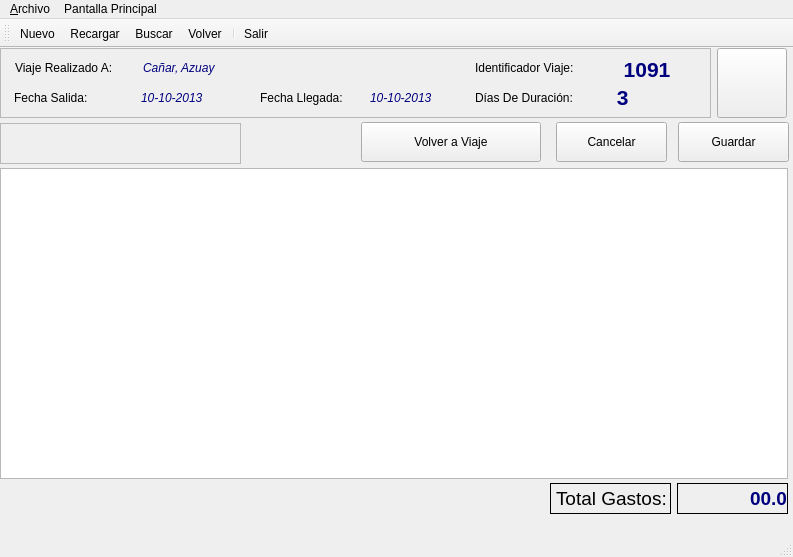
<?xml version="1.0" encoding="UTF-8"?>
<ui version="4.0">
 <class>frmGastosViaje</class>
 <widget class="QMainWindow" name="frmGastosViaje">
  <property name="geometry">
   <rect>
    <x>0</x>
    <y>0</y>
    <width>793</width>
    <height>557</height>
   </rect>
  </property>
  <property name="acceptDrops">
   <bool>true</bool>
  </property>
  <property name="windowTitle">
   <string>Detalle De Gastos de Viajes</string>
  </property>
  <property name="windowIcon">
   <iconset resource="polaris.qrc">
    <normaloff>:/Icons/icons/gear.png</normaloff>:/Icons/icons/gear.png</iconset>
  </property>
  <property name="documentMode">
   <bool>false</bool>
  </property>
  <property name="tabShape">
   <enum>QTabWidget::Rounded</enum>
  </property>
  <widget class="QWidget" name="centralwidget">
   <widget class="QFrame" name="frame">
    <property name="geometry">
     <rect>
      <x>0</x>
      <y>0</y>
      <width>711</width>
      <height>70</height>
     </rect>
    </property>
    <property name="frameShape">
     <enum>QFrame::StyledPanel</enum>
    </property>
    <property name="frameShadow">
     <enum>QFrame::Raised</enum>
    </property>
    <widget class="QLabel" name="lbl_id_viajea">
     <property name="geometry">
      <rect>
       <x>475</x>
       <y>10</y>
       <width>141</width>
       <height>20</height>
      </rect>
     </property>
     <property name="text">
      <string>Identificador Viaje:</string>
     </property>
    </widget>
    <widget class="QLabel" name="lbl_id_viajeb">
     <property name="geometry">
      <rect>
       <x>607</x>
       <y>6</y>
       <width>80</width>
       <height>31</height>
      </rect>
     </property>
     <property name="toolTip">
      <string>Identificador del Viaje</string>
     </property>
     <property name="frameShadow">
      <enum>QFrame::Plain</enum>
     </property>
     <property name="lineWidth">
      <number>0</number>
     </property>
     <property name="text">
      <string>&lt;html&gt;&lt;head/&gt;&lt;body&gt;&lt;p align=&quot;center&quot;&gt;&lt;span style=&quot; font-size:16pt; font-weight:600; color:#00007f;&quot;&gt;1091&lt;/span&gt;&lt;/p&gt;&lt;/body&gt;&lt;/html&gt;</string>
     </property>
     <property name="scaledContents">
      <bool>true</bool>
     </property>
     <property name="wordWrap">
      <bool>true</bool>
     </property>
    </widget>
    <widget class="QLabel" name="lbl_mantenimiento_realizado1">
     <property name="geometry">
      <rect>
       <x>15</x>
       <y>10</y>
       <width>131</width>
       <height>20</height>
      </rect>
     </property>
     <property name="text">
      <string>Viaje Realizado A:</string>
     </property>
    </widget>
    <widget class="QLabel" name="lbl_mantenimiento_realizadob">
     <property name="geometry">
      <rect>
       <x>143</x>
       <y>10</y>
       <width>320</width>
       <height>20</height>
      </rect>
     </property>
     <property name="toolTip">
      <string>Lugares en lo que se realizó mantenimientos</string>
     </property>
     <property name="text">
      <string>&lt;html&gt;&lt;head/&gt;&lt;body&gt;&lt;p&gt;&lt;span style=&quot; font-style:italic; color:#00007f;&quot;&gt;Cañar, Azuay&lt;/span&gt;&lt;/p&gt;&lt;/body&gt;&lt;/html&gt;</string>
     </property>
    </widget>
    <widget class="QLabel" name="lbl_fecha_salidab">
     <property name="geometry">
      <rect>
       <x>141</x>
       <y>40</y>
       <width>81</width>
       <height>20</height>
      </rect>
     </property>
     <property name="toolTip">
      <string>Fecha de inicio de viaje</string>
     </property>
     <property name="text">
      <string>&lt;html&gt;&lt;head/&gt;&lt;body&gt;&lt;p&gt;&lt;span style=&quot; font-style:italic; color:#00007f;&quot;&gt;10-10-2013&lt;/span&gt;&lt;/p&gt;&lt;/body&gt;&lt;/html&gt;</string>
     </property>
    </widget>
    <widget class="QLabel" name="lbl_fecha_salidaa">
     <property name="geometry">
      <rect>
       <x>14</x>
       <y>40</y>
       <width>91</width>
       <height>20</height>
      </rect>
     </property>
     <property name="text">
      <string>Fecha Salida:</string>
     </property>
    </widget>
    <widget class="QLabel" name="lbl_fecha_llegadaa">
     <property name="geometry">
      <rect>
       <x>260</x>
       <y>40</y>
       <width>101</width>
       <height>20</height>
      </rect>
     </property>
     <property name="text">
      <string>Fecha Llegada:</string>
     </property>
    </widget>
    <widget class="QLabel" name="lbl_fecha_llegadab">
     <property name="geometry">
      <rect>
       <x>370</x>
       <y>40</y>
       <width>81</width>
       <height>20</height>
      </rect>
     </property>
     <property name="toolTip">
      <string>FEcha de fin del viaje</string>
     </property>
     <property name="text">
      <string>&lt;html&gt;&lt;head/&gt;&lt;body&gt;&lt;p&gt;&lt;span style=&quot; font-style:italic; color:#00007f;&quot;&gt;10-10-2013&lt;/span&gt;&lt;/p&gt;&lt;/body&gt;&lt;/html&gt;</string>
     </property>
    </widget>
    <widget class="QLabel" name="lbl_dias_duraciona">
     <property name="geometry">
      <rect>
       <x>475</x>
       <y>40</y>
       <width>121</width>
       <height>20</height>
      </rect>
     </property>
     <property name="text">
      <string>Días De Duración:</string>
     </property>
    </widget>
    <widget class="QLabel" name="lbl_dias_duracionb">
     <property name="geometry">
      <rect>
       <x>598</x>
       <y>34</y>
       <width>55</width>
       <height>31</height>
      </rect>
     </property>
     <property name="toolTip">
      <string>Días que duró el viaje</string>
     </property>
     <property name="text">
      <string>&lt;html&gt;&lt;head/&gt;&lt;body&gt;&lt;p align=&quot;center&quot;&gt;&lt;span style=&quot; font-size:16pt; font-weight:600; color:#00007f;&quot;&gt;3
&lt;/span&gt;&lt;/p&gt;&lt;/body&gt;&lt;/html&gt;</string>
     </property>
    </widget>
   </widget>
   <widget class="QPushButton" name="btn_home">
    <property name="geometry">
     <rect>
      <x>717</x>
      <y>0</y>
      <width>70</width>
      <height>70</height>
     </rect>
    </property>
    <property name="toolTip">
     <string>Regreasar al Panel de Control</string>
    </property>
    <property name="text">
     <string/>
    </property>
    <property name="icon">
     <iconset>
      <normalon>:/Icons/icons/folder_home2.png</normalon>
     </iconset>
    </property>
    <property name="iconSize">
     <size>
      <width>56</width>
      <height>56</height>
     </size>
    </property>
   </widget>
   <widget class="QFrame" name="frame_2">
    <property name="geometry">
     <rect>
      <x>0</x>
      <y>75</y>
      <width>241</width>
      <height>41</height>
     </rect>
    </property>
    <property name="frameShape">
     <enum>QFrame::StyledPanel</enum>
    </property>
    <property name="frameShadow">
     <enum>QFrame::Raised</enum>
    </property>
    <widget class="QPushButton" name="btn_ultimo">
     <property name="geometry">
      <rect>
       <x>200</x>
       <y>0</y>
       <width>41</width>
       <height>41</height>
      </rect>
     </property>
     <property name="toolTip">
      <string>Último Registro</string>
     </property>
     <property name="text">
      <string/>
     </property>
     <property name="icon">
      <iconset>
       <normalon>:/Icons/icons/finish.png</normalon>
      </iconset>
     </property>
     <property name="iconSize">
      <size>
       <width>32</width>
       <height>32</height>
      </size>
     </property>
     <property name="autoDefault">
      <bool>false</bool>
     </property>
     <property name="default">
      <bool>false</bool>
     </property>
     <property name="flat">
      <bool>true</bool>
     </property>
    </widget>
    <widget class="QPushButton" name="btn_recargar">
     <property name="geometry">
      <rect>
       <x>110</x>
       <y>0</y>
       <width>41</width>
       <height>41</height>
      </rect>
     </property>
     <property name="toolTip">
      <string>Recargar</string>
     </property>
     <property name="text">
      <string/>
     </property>
     <property name="icon">
      <iconset>
       <normalon>:/Icons/icons/reload.png</normalon>
      </iconset>
     </property>
     <property name="iconSize">
      <size>
       <width>40</width>
       <height>40</height>
      </size>
     </property>
     <property name="autoDefault">
      <bool>false</bool>
     </property>
     <property name="default">
      <bool>false</bool>
     </property>
     <property name="flat">
      <bool>true</bool>
     </property>
    </widget>
    <widget class="QPushButton" name="btn_primero">
     <property name="geometry">
      <rect>
       <x>10</x>
       <y>0</y>
       <width>41</width>
       <height>41</height>
      </rect>
     </property>
     <property name="toolTip">
      <string comment="Primer Registro">&lt;html&gt;&lt;head/&gt;&lt;body&gt;&lt;p&gt;Primer Registro&lt;/p&gt;&lt;/body&gt;&lt;/html&gt;</string>
     </property>
     <property name="text">
      <string/>
     </property>
     <property name="icon">
      <iconset>
       <normalon>:/Icons/icons/start.png</normalon>
      </iconset>
     </property>
     <property name="iconSize">
      <size>
       <width>32</width>
       <height>32</height>
      </size>
     </property>
     <property name="autoDefault">
      <bool>false</bool>
     </property>
     <property name="default">
      <bool>false</bool>
     </property>
     <property name="flat">
      <bool>true</bool>
     </property>
    </widget>
    <widget class="QPushButton" name="btn_siguiente">
     <property name="geometry">
      <rect>
       <x>150</x>
       <y>0</y>
       <width>41</width>
       <height>41</height>
      </rect>
     </property>
     <property name="toolTip">
      <string>&lt;html&gt;&lt;head/&gt;&lt;body&gt;&lt;p&gt;Siguiente Registro&lt;/p&gt;&lt;/body&gt;&lt;/html&gt;</string>
     </property>
     <property name="text">
      <string/>
     </property>
     <property name="icon">
      <iconset>
       <normalon>:/Icons/icons/forward.png</normalon>
      </iconset>
     </property>
     <property name="iconSize">
      <size>
       <width>32</width>
       <height>32</height>
      </size>
     </property>
     <property name="autoDefault">
      <bool>false</bool>
     </property>
     <property name="default">
      <bool>false</bool>
     </property>
     <property name="flat">
      <bool>true</bool>
     </property>
    </widget>
    <widget class="QPushButton" name="btn_anterior">
     <property name="geometry">
      <rect>
       <x>60</x>
       <y>0</y>
       <width>41</width>
       <height>41</height>
      </rect>
     </property>
     <property name="toolTip">
      <string>&lt;html&gt;&lt;head/&gt;&lt;body&gt;&lt;p&gt;Registro Anterior&lt;/p&gt;&lt;/body&gt;&lt;/html&gt;</string>
     </property>
     <property name="text">
      <string/>
     </property>
     <property name="icon">
      <iconset>
       <normalon>:/Icons/icons/previous.png</normalon>
      </iconset>
     </property>
     <property name="iconSize">
      <size>
       <width>32</width>
       <height>32</height>
      </size>
     </property>
     <property name="autoDefault">
      <bool>false</bool>
     </property>
     <property name="default">
      <bool>false</bool>
     </property>
     <property name="flat">
      <bool>true</bool>
     </property>
    </widget>
    <zorder>btn_recargar</zorder>
    <zorder>btn_primero</zorder>
    <zorder>btn_siguiente</zorder>
    <zorder>btn_ultimo</zorder>
    <zorder>btn_anterior</zorder>
   </widget>
   <widget class="QTableWidget" name="tbl_detalle_gastos">
    <property name="geometry">
     <rect>
      <x>0</x>
      <y>120</y>
      <width>788</width>
      <height>311</height>
     </rect>
    </property>
    <property name="toolTip">
     <string>Resultados Búsqueda</string>
    </property>
    <property name="dragEnabled">
     <bool>true</bool>
    </property>
    <property name="dragDropMode">
     <enum>QAbstractItemView::NoDragDrop</enum>
    </property>
   </widget>
   <widget class="QPushButton" name="btn_guardar">
    <property name="geometry">
     <rect>
      <x>678</x>
      <y>74</y>
      <width>111</width>
      <height>40</height>
     </rect>
    </property>
    <property name="toolTip">
     <string>Guardar</string>
    </property>
    <property name="text">
     <string>Guardar</string>
    </property>
    <property name="icon">
     <iconset resource="polaris.qrc">
      <normaloff>:/Icons/icons/filesave.png</normaloff>:/Icons/icons/filesave.png</iconset>
    </property>
   </widget>
   <widget class="QPushButton" name="btn_cancelar">
    <property name="geometry">
     <rect>
      <x>556</x>
      <y>74</y>
      <width>111</width>
      <height>40</height>
     </rect>
    </property>
    <property name="toolTip">
     <string>Cancelar</string>
    </property>
    <property name="text">
     <string>Cancelar</string>
    </property>
    <property name="icon">
     <iconset>
      <normaloff>:/Icons/icons/button_cancel.png</normaloff>
      <normalon>:/Icons/icons/mail_delete.png</normalon>:/Icons/icons/button_cancel.png</iconset>
    </property>
   </widget>
   <widget class="QPushButton" name="btn_volver_viaje">
    <property name="geometry">
     <rect>
      <x>361</x>
      <y>74</y>
      <width>180</width>
      <height>40</height>
     </rect>
    </property>
    <property name="toolTip">
     <string>Volver a la ventana de viajes</string>
    </property>
    <property name="text">
     <string>Volver a Viaje</string>
    </property>
    <property name="icon">
     <iconset resource="polaris.qrc">
      <normaloff>:/Icons/icons/undo.png</normaloff>:/Icons/icons/undo.png</iconset>
    </property>
    <property name="iconSize">
     <size>
      <width>20</width>
      <height>20</height>
     </size>
    </property>
   </widget>
   <widget class="QLabel" name="lbl_total_gastoasa">
    <property name="geometry">
     <rect>
      <x>550</x>
      <y>435</y>
      <width>121</width>
      <height>31</height>
     </rect>
    </property>
    <property name="font">
     <font>
      <pointsize>14</pointsize>
      <weight>50</weight>
      <bold>false</bold>
     </font>
    </property>
    <property name="frameShape">
     <enum>QFrame::Box</enum>
    </property>
    <property name="frameShadow">
     <enum>QFrame::Plain</enum>
    </property>
    <property name="lineWidth">
     <number>1</number>
    </property>
    <property name="midLineWidth">
     <number>0</number>
    </property>
    <property name="text">
     <string>Total Gastos:</string>
    </property>
   </widget>
   <widget class="QLabel" name="lbl_total_gastosb">
    <property name="geometry">
     <rect>
      <x>677</x>
      <y>435</y>
      <width>111</width>
      <height>31</height>
     </rect>
    </property>
    <property name="font">
     <font>
      <pointsize>14</pointsize>
      <weight>75</weight>
      <bold>true</bold>
      <strikeout>false</strikeout>
     </font>
    </property>
    <property name="cursor">
     <cursorShape>IBeamCursor</cursorShape>
    </property>
    <property name="mouseTracking">
     <bool>true</bool>
    </property>
    <property name="frameShape">
     <enum>QFrame::Box</enum>
    </property>
    <property name="frameShadow">
     <enum>QFrame::Plain</enum>
    </property>
    <property name="lineWidth">
     <number>1</number>
    </property>
    <property name="midLineWidth">
     <number>0</number>
    </property>
    <property name="text">
     <string>&lt;html&gt;&lt;head/&gt;&lt;body&gt;&lt;p align=&quot;right&quot;&gt;&lt;span style=&quot; color:#00007f;&quot;&gt;00.0&lt;/span&gt;&lt;/p&gt;&lt;/body&gt;&lt;/html&gt;</string>
    </property>
   </widget>
   <zorder>tbl_detalle_gastos</zorder>
   <zorder>frame</zorder>
   <zorder>btn_home</zorder>
   <zorder>frame_2</zorder>
   <zorder>btn_guardar</zorder>
   <zorder>btn_cancelar</zorder>
   <zorder>btn_volver_viaje</zorder>
   <zorder>lbl_total_gastoasa</zorder>
   <zorder>lbl_total_gastosb</zorder>
  </widget>
  <widget class="QMenuBar" name="menubar">
   <property name="geometry">
    <rect>
     <x>0</x>
     <y>0</y>
     <width>793</width>
     <height>25</height>
    </rect>
   </property>
   <property name="nativeMenuBar">
    <bool>true</bool>
   </property>
   <widget class="QMenu" name="menuArchivo">
    <property name="title">
     <string>&amp;Archivo</string>
    </property>
    <addaction name="actionNuevo"/>
    <addaction name="actionRecargar"/>
    <addaction name="actionBuscar"/>
    <addaction name="separator"/>
    <addaction name="action_Salir"/>
    <addaction name="separator"/>
   </widget>
   <widget class="QMenu" name="menuPantalla_Principal">
    <property name="title">
     <string>Pantalla Principal</string>
    </property>
    <addaction name="action_Volver"/>
   </widget>
   <addaction name="menuArchivo"/>
   <addaction name="menuPantalla_Principal"/>
  </widget>
  <widget class="QStatusBar" name="statusbar"/>
  <widget class="QToolBar" name="toolBar">
   <property name="windowTitle">
    <string>toolBar</string>
   </property>
   <attribute name="toolBarArea">
    <enum>TopToolBarArea</enum>
   </attribute>
   <attribute name="toolBarBreak">
    <bool>false</bool>
   </attribute>
   <addaction name="actionNuevo"/>
   <addaction name="actionRecargar"/>
   <addaction name="actionBuscar"/>
   <addaction name="action_Volver"/>
   <addaction name="separator"/>
   <addaction name="action_Salir"/>
  </widget>
  <action name="actionNuevo">
   <property name="icon">
    <iconset>
     <normalon>:/Icons/icons/accessories_text_editor.png</normalon>
    </iconset>
   </property>
   <property name="text">
    <string>&amp;Nuevo</string>
   </property>
   <property name="toolTip">
    <string>Nuevo</string>
   </property>
   <property name="shortcut">
    <string>Ctrl+N</string>
   </property>
  </action>
  <action name="action_Salir">
   <property name="icon">
    <iconset>
     <normalon>:/Icons/icons/exit.png</normalon>
    </iconset>
   </property>
   <property name="text">
    <string>&amp;Salir</string>
   </property>
   <property name="toolTip">
    <string>Salir</string>
   </property>
   <property name="shortcut">
    <string>Ctrl+S</string>
   </property>
  </action>
  <action name="actionBuscar">
   <property name="icon">
    <iconset>
     <normalon>:/Icons/icons/kfind.png</normalon>
    </iconset>
   </property>
   <property name="text">
    <string>&amp;Buscar</string>
   </property>
   <property name="toolTip">
    <string>Buscar</string>
   </property>
   <property name="shortcut">
    <string>Ctrl+B</string>
   </property>
  </action>
  <action name="action_Volver">
   <property name="icon">
    <iconset>
     <normalon>:/Icons/icons/folder_home2.png</normalon>
    </iconset>
   </property>
   <property name="text">
    <string>&amp;Volver</string>
   </property>
   <property name="toolTip">
    <string>Panel de Control</string>
   </property>
   <property name="shortcut">
    <string>F10</string>
   </property>
  </action>
  <action name="actionRecargar">
   <property name="icon">
    <iconset>
     <normalon>:/Icons/icons/reload.png</normalon>
    </iconset>
   </property>
   <property name="text">
    <string>&amp;Recargar</string>
   </property>
   <property name="toolTip">
    <string>Recargar</string>
   </property>
   <property name="shortcut">
    <string>F5</string>
   </property>
  </action>
 </widget>
 <resources>
  <include location="polaris.qrc"/>
 </resources>
 <connections/>
</ui>
